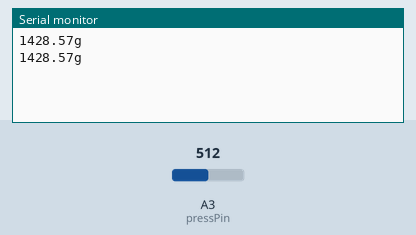
This sketch was run on a simulated Arduino Uno, built with avr-gcc and run on an emulated ATmega328P. Shown: the last lines printed to the serial monitor. The test bench sets the inputs (shaded band); at power-on: A3 (pressPin) = 512.

Above: at 1.8 s.
1.9 s: A3 (pressPin) set to 716
At 2.8 s:
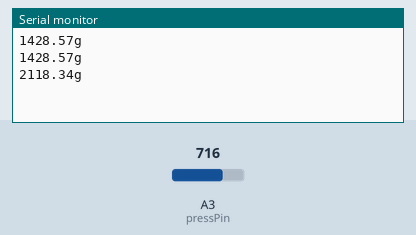
3.4 s: A3 (pressPin) set to 900
At 4.8 s:
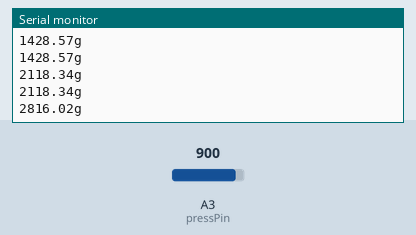
Timing chart, 0 to 6.4 s (numbered marks = the images above; inputs shaded):
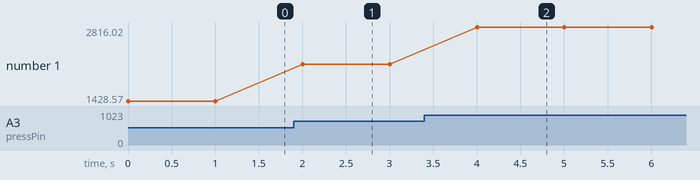

The sketch:

05_PressureSensor.ino
```cpp
const int pressPin = 3; //3:ConnectorA 4:ConnectorB

float ain,vo,rf;

void setup() {
  Serial.begin(115200);
  pinMode(pressPin, INPUT);
}

void loop() {
  ain = analogRead(pressPin);
  vo = ain * 3.3 / 4096;
  rf = 10000 * vo / (3.3 - vo);
  Serial.print( rf );
  Serial.println( "g" );
  delay( 1000 );
}
```

Measured:
- after the input at 1.9 s, the serial monitor: prints a new line after 0.10 s (image 1)
- after the input at 3.4 s, the serial monitor: prints a new line after 0.60 s (image 2)
- plotted number 1: 1428.57 → 2118.34 after the input at 1.9 s, 2118.34 → 2816.02 after the input at 3.4 s
